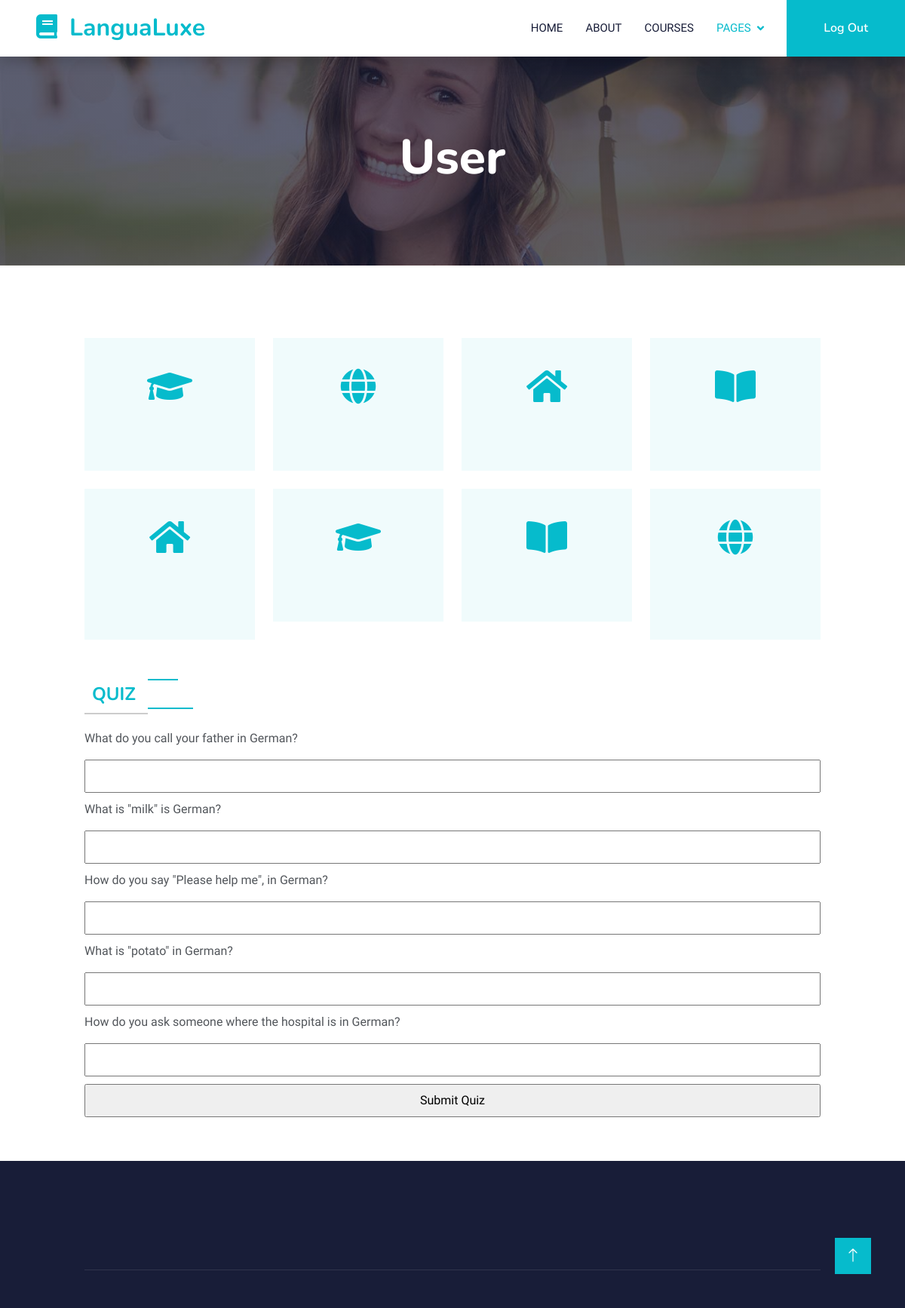
The app's page /LanguageLearning/Quiz1.php (signed in) with its own data.
### tables this page shows
CREATE TABLE quiz (
    `quiz_id` VARCHAR(5),
    `language_id` VARCHAR(6),
    `question` VARCHAR(55),
    `answer` VARCHAR(22),
    PRIMARY KEY (`quiz_id`, `language_id`),
    FOREIGN KEY (`language_id`) REFERENCES `language`(`language_id`) ON DELETE CASCADE
);

### LanguageLearning/Quiz1.php (the view, shortened to what this page needs)
<!DOCTYPE html>
<html lang="en">
<head>
    <link href="https://cdnjs.cloudflare.com/ajax/libs/font-awesome/5.10.0/css/all.min.css" rel="stylesheet">
    <link href="https://cdn.jsdelivr.net/npm/bootstrap-icons@1.4.1/font/bootstrap-icons.css" rel="stylesheet">
    <link href="lib/animate/animate.min.css" rel="stylesheet">
    <link href="lib/owlcarousel/assets/owl.carousel.min.css" rel="stylesheet">
    <link href="css/bootstrap.min.css" rel="stylesheet">
    <link href="css/style.css" rel="stylesheet">
    <link rel="stylesheet" type="text/css" href="admin.css">
</head>
<body>
    <nav class="navbar navbar-expand-lg bg-white navbar-light shadow sticky-top p-0">
        <a href="index.html" class="navbar-brand d-flex align-items-center px-4 px-lg-5">
            <h2 class="m-0 text-primary"><i class="fa fa-book me-3"></i>LanguaLuxe</h2>
        </a>
        <div class="collapse navbar-collapse" id="navbarCollapse">
            <div class="navbar-nav ms-auto p-4 p-lg-0">
                <a href="index.php" class="nav-item nav-link">Home</a>
                <a href="about.html" class="nav-item nav-link">About</a>
                <a href="courses.html" class="nav-item nav-link">Courses</a>
                <div class="nav-item dropdown">
                    <a href="#" class="nav-link dropdown-toggle active" data-bs-toggle="dropdown">Pages</a>
                </div>
            </div>
            <a href="logout.php" class="btn btn-primary py-4 px-lg-5 d-none d-lg-block">Log Out</a>
        </div>
    </nav>
    <div class="container-fluid bg-primary py-5 mb-5 page-header">
        <div class="container py-5">
            <div class="row justify-content-center">
                <div class="col-lg-10 text-center">
                    <h1 class="display-3 text-white animated slideInDown">User</h1>
                </div>
            </div>
        </div>
    </div>
    <div class="container-xxl py-5">
        <div class="container">
            <div class="row g-4">
                <div class="col-lg-3 col-sm-6 wow fadeInUp" data-wow-delay="0.1s">
                    <div class="service-item text-center pt-3">
                        <div class="p-4">
                            <i class="fa fa-3x fa-graduation-cap text-primary mb-4"></i>
                            <a href="Userhome.php"><h5 class="mb-3">Profile</h5></a>
                        </div>
                    </div>
                </div>
                <div class="col-lg-3 col-sm-6 wow fadeInUp" data-wow-delay="0.3s">
                    <div class="service-item text-center pt-3">
                        <div class="p-4">
                            <i class="fa fa-3x fa-globe text-primary mb-4"></i>
                            <a href="Languages1.php"><h5 class="mb-3">Languages</h5></a>
                        </div>
                    </div>
                </div>
                <div class="col-lg-3 col-sm-6 wow fadeInUp" data-wow-delay="0.5s">
                    <div class="service-item text-center pt-3">
                        <div class="p-4">
                            <i class="fa fa-3x fa-home text-primary mb-4"></i>
                            <a href="Quiz1.php"><h5 class="mb-3">Quiz</h5></a>
                        </div>
                    </div>
                </div>
                <div class="col-lg-3 col-sm-6 wow fadeInUp" data-wow-delay="0.7s">
                    <div class="service-item text-center pt-3">
                        <div class="p-4">
                            <i class="fa fa-3x fa-book-open text-primary mb-4"></i>
                            <a href=""><h5 class="mb-3">Quiz Score</h5></a>
                        </div>
                    </div>
                </div>
                <div class="col-lg-3 col-sm-6 wow fadeInUp" data-wow-delay="0.5s">
                    <div class="service-item text-center pt-3">
                        <div class="p-4">
                            <i class="fa fa-3x fa-home text-primary mb-4"></i>
                            <a href="Greetings1.php"><h5 class="mb-3">Greetings and Farewell</h5></a>
                        </div>
                    </div>
                </div>
                <div class="col-lg-3 col-sm-6 wow fadeInUp" data-wow-delay="0.11s">
                    <div class="service-item text-center pt-3">
                        <div class="p-4">
                            <i class="fa fa-3x fa-graduation-cap text-primary mb-4"></i>
                            <a href="Food1.php"><h5 class="mb-3">Food</h5></a>
                        </div>
                    </div>
                </div>
                <div class="col-lg-3 col-sm-6 wow fadeInUp" data-wow-delay="0.9s">
                    <div class="service-item text-center pt-3">
                        <div class="p-4">
                            <i class="fa fa-3x fa-book-open text-primary mb-4"></i>
                            <a href="Travel1.php"><h5 class="mb-3">Travel</h5></a>
                        </div>
                    </div>
                </div>
                <div class="col-lg-3 col-sm-6 wow fadeInUp" data-wow-delay="0.8s">
                    <div class="service-item text-center pt-3">
                        <div class="p-4">
                            <i class="fa fa-3x fa-globe text-primary mb-4"></i>
                            <a href="Frequent1.php"><h5 class="mb-3">Frequently Used Words</h5></a>
                        </div>
                    </div>
                </div>
            </div>
        </div>
    </div>
<?php
include("getuserinfo.php");
$email = $_SESSION['email'];
$userLanguageQuery = "SELECT ul.language_id FROM user_lang ul
                    JOIN user u ON ul.userid = u.userid
                    JOIN Language l ON ul.language_id = l.language_id
                    WHERE u.email = '$email'";
$userLanguageResult = $conn->query($userLanguageQuery);
$userLanguage = null;
if ($userLanguageResult && $userLanguageResult->num_rows > 0) {
    $userLanguage = $userLanguageResult->fetch_assoc()['language_id'];
}
$quizQuery = "SELECT * FROM quiz WHERE language_id = '$userLanguage'";
$quizResult = $conn->query($quizQuery);
if ($quizResult->num_rows > 0) {
    ?>
    <div class="container">
    <form method="post" action="<?php echo htmlspecialchars($_SERVER["PHP_SELF"]); ?>">
        <h6 class="section-title bg-white text-start text-primary pe-3">Quiz</h6>
        <?php
        while ($row = $quizResult->fetch_assoc()) {
            $questionID = $row['quiz_id'];
            $question = $row['question'];
            echo "<p>$question</p>";
            echo "<input type='text' name='quiz_answers[$questionID]' required><br>";
        }
        ?>
        <input type="submit" value="Submit Quiz">
    </form>
    </div>
<?php
} else {
    echo "<p>No quiz questions found for the selected language.</p>";
}
?>
    <div class="container-fluid bg-dark text-light footer pt-5 mt-5 wow fadeIn" data-wow-delay="0.1s">
        <div class="container py-5">
            <div class="row g-5">
            </div>
        </div>
        <div class="container">
            <div class="copyright">
            </div>
        </div>
    </div>
    <a href="#" class="btn btn-lg btn-primary btn-lg-square back-to-top"><i class="bi bi-arrow-up"></i></a>
</body>
</html>

### LanguageLearning/css/style.css (style rules this page uses)
:root { --primary: #06BBCC; --light: #F0FBFC; --dark: #181d38; }
.back-to-top { position: fixed; display: none; right: 45px; bottom: 45px; z-index: 99; }
.btn { font-family: 'Nunito', sans-serif; font-weight: 600; transition: .5s; }
.btn.btn-primary, .btn.btn-secondary { color: #FFFFFF; }
.btn-lg-square { width: 48px; height: 48px; }
.btn-square, .btn-sm-square, .btn-lg-square { padding: 0; display: flex; align-items: center; justify-content: center; font-weight: normal; border-radius: 0px; }
.navbar .dropdown-toggle::after { border: none; content: "\f107"; font-family: "Font Awesome 5 Free"; font-weight: 900; vertical-align: middle; margin-left: 8px; }
.navbar-light .navbar-nav .nav-link { margin-right: 30px; padding: 25px 0; color: #FFFFFF; font-size: 15px; text-transform: uppercase; outline: none; }
.navbar-light .navbar-nav .nav-link:hover, .navbar-light .navbar-nav .nav-link.active { color: var(--primary); }
.navbar-light .navbar-brand, .navbar-light a.btn { height: 75px; }
.navbar-light .navbar-nav .nav-link { color: var(--dark); font-weight: 500; }
.navbar-light.sticky-top { top: -100px; transition: .5s; }
.page-header { background: linear-gradient(rgba(24, 29, 56, .7), rgba(24, 29, 56, .7)), url(../img/carousel-1.jpg); background-position: center center; background-repeat: no-repeat; background-size: cover; }
.section-title { position: relative; display: inline-block; text-transform: uppercase; }
.section-title::before { position: absolute; content: ""; width: calc(100% + 80px); height: 2px; top: 4px; left: -40px; background: var(--primary); z-index: -1; }
.section-title::after { position: absolute; content: ""; width: calc(100% + 120px); height: 2px; bottom: 5px; left: -60px; background: var(--primary); z-index: -1; }
.section-title.text-start::before { width: calc(100% + 40px); left: 0; }
.section-title.text-start::after { width: calc(100% + 60px); left: 0; }
.service-item { background: var(--light); transition: .5s; }
.service-item * { transition: .5s; }
.footer .copyright { padding: 25px 0; font-size: 15px; border-top: 1px solid rgba(256, 256, 256, .1); }

### LanguageLearning/admin.css (style rules this page uses)
.container { max-width: 1000px; margin: 0 auto; }
.section-title { padding: 10px; margin-bottom: 20px; font-size: 24px; font-weight: bold; border-bottom: 2px solid #ccc; }
form { margin-bottom: 20px; }
form input { width: 100%; padding: 8px; margin-bottom: 10px; box-sizing: border-box; }
.mb-4 { margin-bottom: 20px; }

### records on screen
quiz: question "What do you call your father in German?"
quiz: question "What is \"milk\" is German?"
quiz: question "How do you say \"Please help me\", in German?"
quiz: question "What is \"potato\" in German?"
quiz: question "How do you ask someone where the hospital is in German?"
